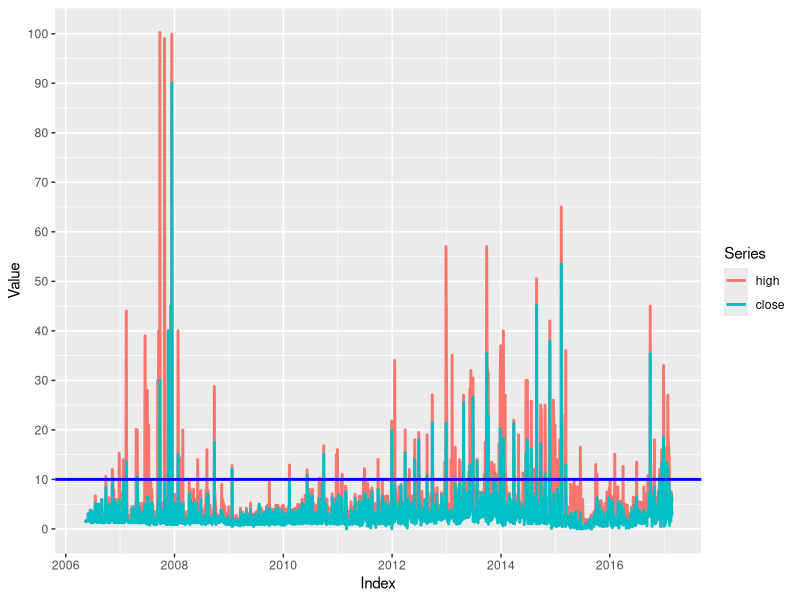

The R source for this figure:
library(xts)
library(ggplot2)
library(scales)

gc<-read.csv(file="GC001.csv",header=TRUE)
names(gc)<-c('date','open','high','low','close','value','volumn')

gcx<-xts(gc[,-1],order.by=as.Date(gc$date,formate='%Y-%m-%d'))

g<-ggplot(aes(x=Index,y=Value, colour=Series),data=fortify(gcx[,c('high','close')],melt=TRUE))
g<-g+geom_line(size=1)
g<-g+geom_hline(yintercept=10,col='blue',size=1)
g<-g+scale_y_continuous(breaks=seq(0,100,10))
g

library(lubridate)
gcx6<-gcx[which(gcx$high>6),]
table(wday(index(gcx6))-1)
table(days_in_month(index(gcx6)))

